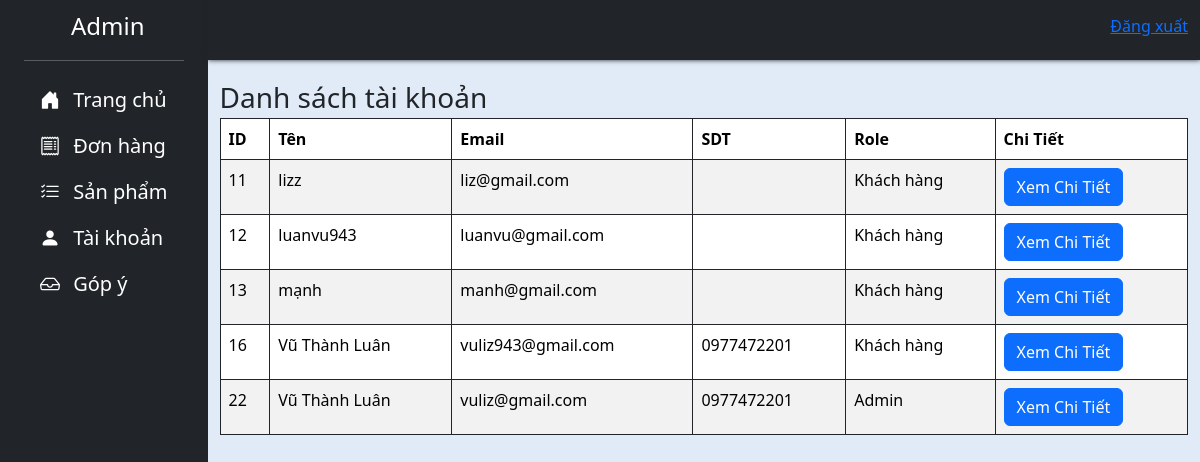
The page /Admin/admin-accounts.php on the database as committed earlier.
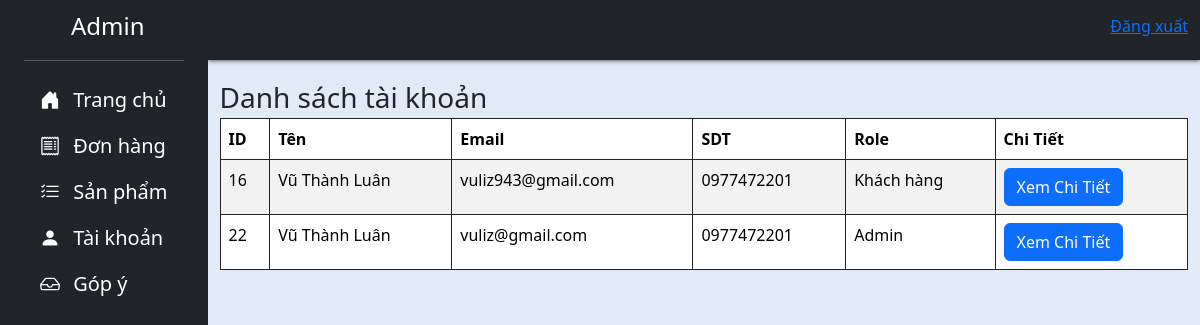
The same page on the database as committed later.
### tables this page shows
CREATE TABLE `tbl_user` (
  `id` int(11) NOT NULL,
  `name` varchar(100) NOT NULL,
  `username` varchar(100) NOT NULL,
  `sdt` varchar(15) NOT NULL,
  `address` varchar(150) NOT NULL,
  `password` varchar(100) NOT NULL,
  `role` int(1) NOT NULL
);

### Admin/admin-accounts.php (the view)
<?php include "header.php" ?>
<div class="">
    <span class="fs-3">Danh sách tài khoản</span>
    <table class="table table-bordered table-striped border-dark">
        <thead>
            <tr>
                <th>ID</th>
                <th>Tên</th>
                <th>Email</th>
                <th>SDT</th>
                <th>Role</th>
                <th>Chi Tiết</th>
            </tr>
        </thead>
        <tbody>
            <?php
            $sql = "SELECT * FROM tbl_user ";
            $result = $conn->query($sql);
            if ($result->num_rows > 0) {
                while ($item = $result->fetch_assoc()) {
            ?>
                    <tr>
                        <td> <?= $item['id']; ?> </td>
                        <td> <?= $item['name']; ?> </td>
                        <td> <?= $item['username']; ?> </td>
                        <td> <?= $item['sdt']; ?> </td>
                        <td> <?= $item['role']==1? "Admin":"Khách hàng" ?> </td>
                        <td>
                            <a href="admin-accountdetail.php?id=<?= $item['id']; ?>" class="btn btn-primary">Xem Chi Tiết</a>
                        </td>
                    </tr>
                <?php
                }
            } else {
                ?>
                <tr>
                    <td colspan="5"> Bạn chưa đặt đơn hàng nào </td>
                </tr>
            <?php
            }
            ?>
        </tbody>
    </table>
</div>
<?php include "footer.php" ?>

Rows that differ between the two databases and show on the page:
removed tbl_user: id "11", name "lizz", username "liz@gmail.com", role "Khách hàng"
removed tbl_user: id "12", name "luanvu943", username "luanvu@gmail.com", role "Khách hàng"
removed tbl_user: id "13", name "mạnh", username "manh@gmail.com", role "Khách hàng"
